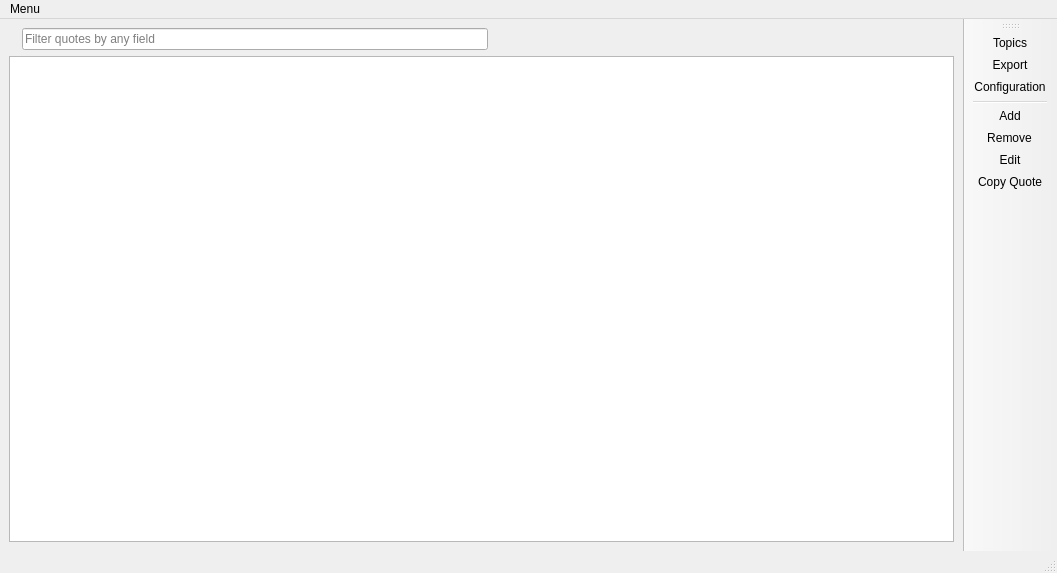
<?xml version="1.0" encoding="UTF-8"?>
<ui version="4.0">
 <class>MainWindow</class>
 <widget class="QMainWindow" name="MainWindow">
  <property name="geometry">
   <rect>
    <x>0</x>
    <y>0</y>
    <width>1057</width>
    <height>573</height>
   </rect>
  </property>
  <property name="windowTitle">
   <string>JI-quotes</string>
  </property>
  <property name="windowIcon">
   <iconset resource="../resources/resources.qrc">
    <normaloff>:/icons/custom-icons/license.png</normaloff>:/icons/custom-icons/license.png</iconset>
  </property>
  <widget class="QWidget" name="centralwidget">
   <layout class="QVBoxLayout" name="verticalLayout_3">
    <item>
     <layout class="QHBoxLayout" name="horizontalLayout">
      <item>
       <widget class="QLabel" name="SearchIcon">
        <property name="sizePolicy">
         <sizepolicy hsizetype="Preferred" vsizetype="Preferred">
          <horstretch>0</horstretch>
          <verstretch>0</verstretch>
         </sizepolicy>
        </property>
        <property name="maximumSize">
         <size>
          <width>24</width>
          <height>24</height>
         </size>
        </property>
        <property name="text">
         <string/>
        </property>
        <property name="pixmap">
         <pixmap resource="../resources/resources.qrc">:/icons/custom-icons/search.png</pixmap>
        </property>
        <property name="scaledContents">
         <bool>true</bool>
        </property>
       </widget>
      </item>
      <item>
       <widget class="QLineEdit" name="lineEdit">
        <property name="placeholderText">
         <string>Filter quotes by any field</string>
        </property>
        <property name="clearButtonEnabled">
         <bool>true</bool>
        </property>
       </widget>
      </item>
      <item>
       <spacer name="horizontalSpacer">
        <property name="orientation">
         <enum>Qt::Horizontal</enum>
        </property>
        <property name="sizeHint" stdset="0">
         <size>
          <width>40</width>
          <height>20</height>
         </size>
        </property>
       </spacer>
      </item>
     </layout>
    </item>
    <item>
     <widget class="QTableView" name="tableView"/>
    </item>
   </layout>
  </widget>
  <widget class="QMenuBar" name="menubar">
   <property name="geometry">
    <rect>
     <x>0</x>
     <y>0</y>
     <width>1057</width>
     <height>22</height>
    </rect>
   </property>
   <widget class="QMenu" name="menuMenu">
    <property name="title">
     <string>Menu</string>
    </property>
    <addaction name="actionTopics"/>
    <addaction name="actionExport"/>
    <addaction name="actionConfiguration"/>
    <addaction name="actionQuit"/>
   </widget>
   <addaction name="menuMenu"/>
  </widget>
  <widget class="QStatusBar" name="statusbar"/>
  <widget class="QToolBar" name="ToolBar">
   <property name="windowTitle">
    <string>ToolBar</string>
   </property>
   <property name="movable">
    <bool>true</bool>
   </property>
   <attribute name="toolBarArea">
    <enum>RightToolBarArea</enum>
   </attribute>
   <attribute name="toolBarBreak">
    <bool>false</bool>
   </attribute>
   <addaction name="actionTopics"/>
   <addaction name="actionExport"/>
   <addaction name="actionConfiguration"/>
   <addaction name="separator"/>
   <addaction name="actionAdd"/>
   <addaction name="actionRemove"/>
   <addaction name="actionEdit"/>
   <addaction name="actionCopy_Quote"/>
  </widget>
  <action name="actionExport">
   <property name="icon">
    <iconset resource="../resources/resources.qrc">
     <normaloff>:/icons/custom-icons/file-download.png</normaloff>:/icons/custom-icons/file-download.png</iconset>
   </property>
   <property name="text">
    <string>Export</string>
   </property>
  </action>
  <action name="actionQuit">
   <property name="icon">
    <iconset resource="../resources/resources.qrc">
     <normaloff>:/icons/custom-icons/logout.png</normaloff>:/icons/custom-icons/logout.png</iconset>
   </property>
   <property name="text">
    <string>Quit</string>
   </property>
  </action>
  <action name="actionTopics">
   <property name="icon">
    <iconset resource="../resources/resources.qrc">
     <normaloff>:/icons/custom-icons/message-circle.png</normaloff>:/icons/custom-icons/message-circle.png</iconset>
   </property>
   <property name="text">
    <string>Topics</string>
   </property>
  </action>
  <action name="actionAdd">
   <property name="icon">
    <iconset resource="../resources/resources.qrc">
     <normaloff>:/icons/custom-icons/file-plus.png</normaloff>:/icons/custom-icons/file-plus.png</iconset>
   </property>
   <property name="text">
    <string>Add</string>
   </property>
  </action>
  <action name="actionEdit">
   <property name="icon">
    <iconset resource="../resources/resources.qrc">
     <normaloff>:/icons/custom-icons/file-text.png</normaloff>:/icons/custom-icons/file-text.png</iconset>
   </property>
   <property name="text">
    <string>Edit</string>
   </property>
  </action>
  <action name="actionRemove">
   <property name="icon">
    <iconset resource="../resources/resources.qrc">
     <normaloff>:/icons/custom-icons/file-minus.png</normaloff>:/icons/custom-icons/file-minus.png</iconset>
   </property>
   <property name="text">
    <string>Remove</string>
   </property>
  </action>
  <action name="actionConfiguration">
   <property name="icon">
    <iconset resource="../resources/resources.qrc">
     <normaloff>:/icons/custom-icons/settings.png</normaloff>:/icons/custom-icons/settings.png</iconset>
   </property>
   <property name="text">
    <string>Configuration</string>
   </property>
  </action>
  <action name="actionCopy_Quote">
   <property name="icon">
    <iconset resource="../resources/resources.qrc">
     <normaloff>:/icons/custom-icons/copy.png</normaloff>:/icons/custom-icons/copy.png</iconset>
   </property>
   <property name="text">
    <string>Copy Quote</string>
   </property>
  </action>
 </widget>
 <tabstops>
  <tabstop>lineEdit</tabstop>
  <tabstop>tableView</tabstop>
 </tabstops>
 <resources>
  <include location="../resources/resources.qrc"/>
 </resources>
 <connections/>
</ui>
